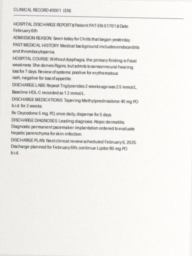
#> input picture tests/data/vision_acceptance/documents/doc_0_synth_doc_0000.jpg, 192 x 256 px
$ python -i quality.py   (imports and definitions only)
#> lines starting #> are read from the running program, lines starting #| are printed output that depends on the picture; after the words box and inside, x2 and y2 are one past the last pixel; in counts of white or black regions, pixels touching at a corner belong together
"""Bilingual (EN/FR) image-quality gate: blur (Laplacian variance), exposure, resolution, and inclusive I-VI skin area."""

from __future__ import annotations

from collections.abc import Sequence
from dataclasses import asdict, dataclass
from typing import Any

import numpy as np
from PIL import Image


@dataclass(frozen=True)
class QualityThresholds:
    min_resolution_px: int = 48
    min_laplacian_variance: float = 16.0
    min_brightness: float = 0.12
    max_brightness: float = 0.92
    max_dark_fraction: float = 0.78
    max_bright_fraction: float = 0.72
    min_skin_area_ratio: float = 0.15

    def to_dict(self) -> dict[str, Any]:
        return asdict(self)


@dataclass(frozen=True)
class ImageQualityReport:
    quality_ok: bool
    quality_score: float
    width: int
    height: int
    laplacian_variance: float
    mean_brightness: float
    contrast_std: float
    underexposed_fraction: float
    overexposed_fraction: float
    skin_area_ratio: float
    reasons_code: list[str]
    reasons_en: list[str]
    reasons_fr: list[str]

    def to_dict(self) -> dict[str, Any]:
        return asdict(self)


def _to_rgb_uint8(img: Image.Image | np.ndarray) -> tuple[np.ndarray, int, int]:
    if isinstance(img, Image.Image):
        rgb = img.convert("RGB")
        w, h = rgb.size
        arr = np.asarray(rgb, dtype=np.uint8)
        return arr, w, h
    arr_in = np.asarray(img)
    if arr_in.ndim == 2:
        arr_in = np.stack([arr_in, arr_in, arr_in], axis=-1)
    if arr_in.dtype in (np.float32, np.float64):
        scale = 255.0 if float(np.max(arr_in)) <= 1.05 else 1.0
        arr_u8 = np.clip(arr_in * scale, 0.0, 255.0).astype(np.uint8)
    else:
        arr_u8 = np.clip(arr_in, 0, 255).astype(np.uint8)
    h, w = arr_u8.shape[:2]
#> h = 256; w = 192
    return arr_u8[..., :3], w, h


# [220 lines left out: functions compute_laplacian_variance, estimate_skin_and_lesion_area_ratio, assess_image_quality, calibrate_quality_thresholds_on_val, not called in this run]


def detect_dense_text_lines(image: Image.Image | np.ndarray) -> dict[str, Any]:
    """
    Fast pre-skin safety check for dense horizontal text lines (documents, receipts, forms, screens).
    Uses optional Tesseract line detection when available plus a deterministic NumPy stroke-row detector.
    """
    from PIL import ImageFilter

    arr_u8, _, _ = _to_rgb_uint8(image)
    pil = Image.fromarray(arr_u8)

    # 1. Optional fast Tesseract word/line check when binary + pytesseract exist
    ocr_lines = 0
    ocr_words = 0
    try:
        import shutil

        if shutil.which("tesseract"):
            import pytesseract  # type: ignore[import-untyped]

            data = pytesseract.image_to_data(pil, output_type=pytesseract.Output.DICT, timeout=3)
            line_keys: set[tuple[int, int, int]] = set()
            for txt, conf, b, p, ln in zip(
                data.get("text", []),
                data.get("conf", []),
                data.get("block_num", []),
                data.get("par_num", []),
                data.get("line_num", []),
            ):
                tok = str(txt or "").strip()
                try:
                    c_val = float(conf)
                except Exception:
                    c_val = -1.0
                if len(tok) >= 2 and any(ch.isalpha() for ch in tok) and c_val >= 45.0:
                    ocr_words += 1
                    line_keys.add((int(b), int(p), int(ln)))
            ocr_lines = len(line_keys)
    except Exception:
        ocr_lines = 0
        ocr_words = 0

    # 2. Pure-NumPy high-contrast horizontal text-line stroke detector (works without Tesseract)
    gray_pil = pil.convert("L").resize((256, 256), Image.Resampling.BILINEAR)
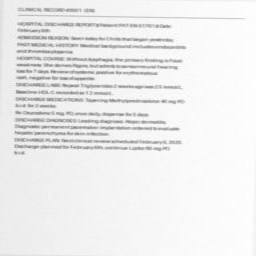
#> gray_pil: PIL image 256x256 L; min 133, max 255, mean 237
    gray = np.asarray(gray_pil, dtype=np.float32)
    local_bg = np.asarray(gray_pil.filter(ImageFilter.BoxBlur(6)), dtype=np.float32)
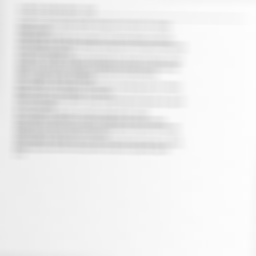
#> local_bg: shape (256, 256) float32; min 201, max 254, mean 237
    ink = local_bg - gray  # dark text on lighter background
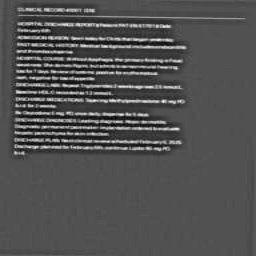
#> ink: shape (256, 256) float32; min -45, max 96, mean -0.1; drawn with min black and max white

    # Crisp vertical glyph strokes (horizontal transitions across dark ink)
    dx = np.abs(np.diff(gray, axis=1, prepend=gray[:, :1]))
    stroke_mask = (dx >= 22.0) & (np.abs(ink) >= 12.0)
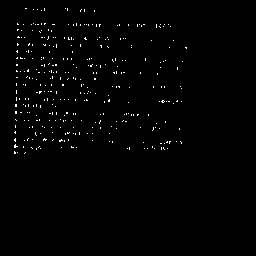
#> stroke_mask: shape (256, 256) bool; 1% white in thin lines or dots, all inside (x1, y1, x2, y2) = (14, 8, 187, 154)
    crossings_per_row = np.sum(stroke_mask, axis=1)
#> crossings_per_row = 256 values, max 33 at index 24, min 0 at index 0, mean 2.65
    mean_row_ink = np.mean(np.clip(ink, 0.0, 255.0), axis=1)
#> mean_row_ink = 256 values, max 28 at index 100, min 0.0195 at index 137, mean 4.41

    # Text rows have frequent sharp horizontal transitions and localized dark ink
    text_row = (crossings_per_row >= 18) & (mean_row_ink >= 1.5)
    # Count distinct horizontal line bands (contiguous True runs of height 2..14 px)
    band_count = 0
    run_len = 0
    for flag in text_row:
        if flag:
            run_len += 1
        else:
            if 2 <= run_len <= 16:
                band_count += 1
            run_len = 0
#> this loop made 256 passes
#> (flag, run_len) on passes 2 to 13: (False, 0), (False, 0), (False, 0), (False, 0), (False, 0), (False, 0), (False, 0), (False, 0), (False, 0), (False, 0), (False, 0), (False, 0)
#> after the loop, band_count = 0
    if 2 <= run_len <= 16:
        band_count += 1

    # 3. Illumination- & warm-lighting-invariant 384x384 contrast-normalized text-line periodicity detector
    # Calibrated on val skin images (0/240 FP): requires >=7 crisp dark-ink horizontal bands separated by quiet rows.
    gray_hi_pil = pil.convert("L").resize((384, 384), Image.Resampling.BILINEAR)
    gray_hi = np.asarray(gray_hi_pil, dtype=np.float32)
    local_bg_hi = np.asarray(gray_hi_pil.filter(ImageFilter.BoxBlur(7)), dtype=np.float32)
    ink_hi = np.clip(local_bg_hi - gray_hi, 0.0, 255.0)
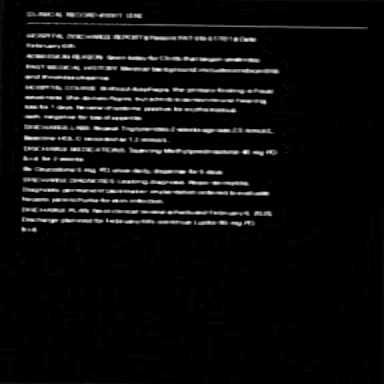
#> ink_hi: shape (384, 384) float32; min 0, max 83, mean 4.2; drawn with min black and max white
    dx_hi = np.abs(np.diff(gray_hi, axis=1, prepend=gray_hi[:, :1]))
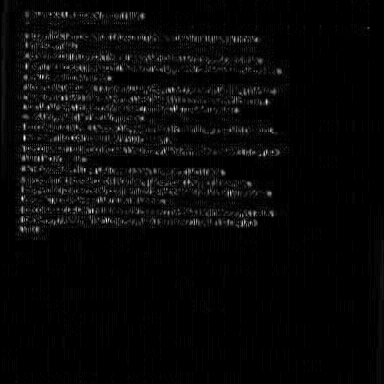
#> dx_hi: shape (384, 384) float32; min 0, max 40, mean 1.3; drawn with min black and max white
    ink_scale = max(25.0, float(np.percentile(ink_hi, 98)))
#> ink_scale = 50
    dx_scale = max(25.0, float(np.percentile(dx_hi, 98)))
#> dx_scale = 25
    norm_stroke = (ink_hi >= 8.0) & (dx_hi >= 10.0) & ((ink_hi / ink_scale) >= 0.30) & ((dx_hi / dx_scale) >= 0.30)
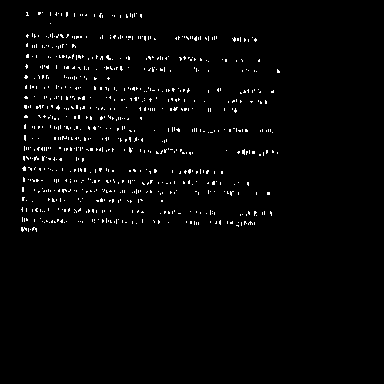
#> norm_stroke: shape (384, 384) bool; 2% white in thin lines or dots, all inside (x1, y1, x2, y2) = (21, 12, 280, 232)
    hi_crossings = np.sum(norm_stroke, axis=1)
#> hi_crossings = 384 values, max 56 at index 37, min 0 at index 0, mean 7.61
    hi_row_ink = np.mean(ink_hi, axis=1)
#> hi_row_ink = 384 values, max 24.09 at index 150, min 0.0026 at index 175, mean 4.17
    hi_text_row = (hi_crossings >= 24) & (hi_row_ink >= 1.2)
    hi_band_count = 0
    hi_run = 0
    for flag in hi_text_row:
        if flag:
            hi_run += 1
        else:
            if 2 <= hi_run <= 18:
                hi_band_count += 1
            hi_run = 0
#> this loop made 384 passes
#> after the loop, hi_band_count = 15
    if 2 <= hi_run <= 18:
        hi_band_count += 1
    hi_quiet_frac = float(np.mean(hi_crossings <= 6))
#> hi_quiet_frac = 0.69
    norm_dense_text = bool(hi_band_count >= 7 and int(np.sum(hi_text_row)) >= 26 and hi_quiet_frac >= 0.30)
#> norm_dense_text = True

    # Paper/light background check: documents typically have substantial bright neutral area and low skin redness
    r_ch = arr_u8[:, :, 0].astype(np.float32)
    g_ch = arr_u8[:, :, 1].astype(np.float32)
    b_ch = arr_u8[:, :, 2].astype(np.float32)
    bright_neutral = float(np.mean((np.min(arr_u8, axis=2) >= 145) & (np.abs(r_ch - b_ch) < 35)))
#> bright_neutral = 0.998
    redness_dom = float(np.mean((r_ch > g_ch + 12) & (r_ch > b_ch + 18)))
#> redness_dom = 0

    numpy_dense_text = (
        (band_count >= 6 and int(np.sum(text_row)) >= 18 and redness_dom < 0.45)
        or (band_count >= 4 and bright_neutral >= 0.40 and int(np.sum(text_row)) >= 14)
        or norm_dense_text
    )
#> numpy_dense_text = True
    ocr_dense_text = (ocr_lines >= 3 and ocr_words >= 10)
    has_dense_text = bool(ocr_dense_text or numpy_dense_text)
#> has_dense_text = True

    return {
        "has_dense_text": has_dense_text,
        "text_line_bands": int(max(band_count, hi_band_count)),
        "text_rows": int(max(int(np.sum(text_row)), int(np.sum(hi_text_row)))),
        "bright_neutral_fraction": round(bright_neutral, 4),
        "redness_dominant_fraction": round(redness_dom, 4),
        "norm_text_bands": int(hi_band_count),
        "norm_quiet_row_fraction": round(hi_quiet_frac, 4),
        "ocr_lines": int(ocr_lines),
        "ocr_words": int(ocr_words),
    }


# [104 lines left out: functions crop_clinical_lesion_roi, build_retake_guidance, not called in this run]

>>> import cv2
>>> picture = cv2.imread('../../tests/data/vision_acceptance/documents/doc_0_synth_doc_0000.jpg', cv2.IMREAD_GRAYSCALE)
>>> result = detect_dense_text_lines(picture)
#> result = 9 items

$ run again, on tests/data/vision_acceptance/documents/doc_1_synth_doc_0001.jpg
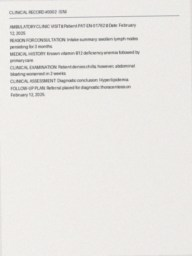
#> input picture tests/data/vision_acceptance/documents/doc_1_synth_doc_0001.jpg, 192 x 256 px
#> in detect_dense_text_lines, `stroke_mask = (dx >= 22.0) & (np.abs(ink) >= 12.0)`:
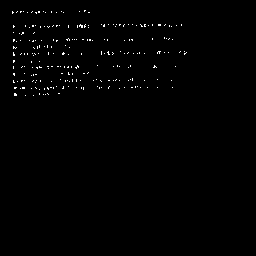
#> stroke_mask: shape (256, 256) bool; 0.73% white in thin lines or dots, all inside (x1, y1, x2, y2) = (12, 10, 187, 96)
#> crossings_per_row = 256 values, max 33 at index 25, min 0 at index 0, mean 1.88
#> mean_row_ink = 256 values, max 32.02 at index 39, min 0.0312 at index 22, mean 2.65
#> the loop in detect_dense_text_lines, `for flag in text_row:` made 256 passes
#> (flag, run_len) on passes 2 to 9: (False, 0), (False, 0), (False, 0), (False, 0), (False, 0), (False, 0), (False, 0), (False, 0)
#> after the loop in detect_dense_text_lines, `for flag in text_row:`: band_count = 4
#> ink_scale = 41
#> dx_scale = 25
#> in detect_dense_text_lines, `norm_stroke = (ink_hi >= 8.0) & (dx_hi >= 10.0) & ((ink_hi / ink_scale..`:
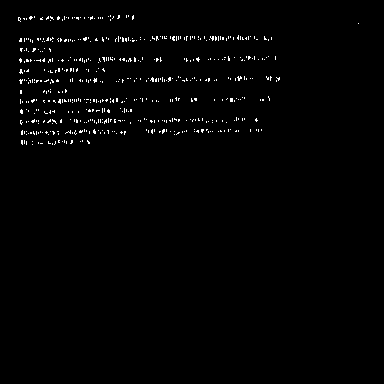
#> norm_stroke: shape (384, 384) bool; 1.3% white in thin lines or dots, all inside (x1, y1, x2, y2) = (18, 15, 359, 145)
#> hi_crossings = 384 values, max 78 at index 38, min 0 at index 0, mean 4.85
#> hi_row_ink = 384 values, max 28.6 at index 59, min 0.0391 at index 29, mean 2.38
#> the loop in detect_dense_text_lines, `for flag in hi_text_row:` made 384 passes
#> after the loop in detect_dense_text_lines, `for flag in hi_text_row:`: hi_band_count = 8
#> hi_quiet_frac = 0.846
#> norm_dense_text = True
#> bright_neutral = 0.998
#> redness_dom = 0
#> numpy_dense_text = True
#> result = 9 items

$ run again, on tests/data/vision_acceptance/documents/doc_3_synth_doc_0003.jpg
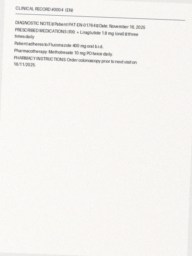
#> input picture tests/data/vision_acceptance/documents/doc_3_synth_doc_0003.jpg, 192 x 256 px
#> in detect_dense_text_lines, `stroke_mask = (dx >= 22.0) & (np.abs(ink) >= 12.0)`:
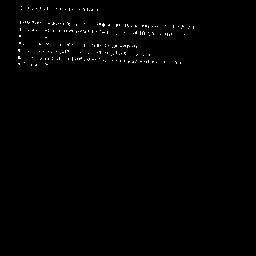
#> stroke_mask: shape (256, 256) bool; 0.63% white in thin lines or dots, all inside (x1, y1, x2, y2) = (18, 6, 194, 66)
#> crossings_per_row = 256 values, max 20 at index 25, min 0 at index 0, mean 1.6
#> mean_row_ink = 256 values, max 17.06 at index 61, min 0.105 at index 4, mean 2.02
#> the loop in detect_dense_text_lines, `for flag in text_row:` made 256 passes
#> (flag, band_count, run_len) on passes 28, 33: (False, 1, 0), (False, 2, 0)
#> after the loop in detect_dense_text_lines, `for flag in text_row:`: band_count = 2
#> ink_scale = 36
#> dx_scale = 25
#> in detect_dense_text_lines, `norm_stroke = (ink_hi >= 8.0) & (dx_hi >= 10.0) & ((ink_hi / ink_scale..`:
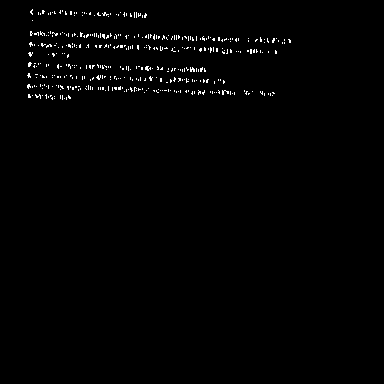
#> norm_stroke: shape (384, 384) bool; 1.1% white in thin lines or dots, all inside (x1, y1, x2, y2) = (27, 9, 291, 100)
#> hi_crossings = 384 values, max 50 at index 35, min 0 at index 0, mean 4.18
#> hi_row_ink = 384 values, max 15.15 at index 78, min 0.0807 at index 7, mean 1.84
#> the loop in detect_dense_text_lines, `for flag in hi_text_row:` made 384 passes
#> (flag, hi_run) on passes 2 to 9: (False, 0), (False, 0), (False, 0), (False, 0), (False, 0), (False, 0), (False, 0), (False, 0)
#> after the loop in detect_dense_text_lines, `for flag in hi_text_row:`: hi_band_count = 6
#> hi_quiet_frac = 0.841
#> norm_dense_text = False
#> bright_neutral = 0.999
#> redness_dom = 0
#> numpy_dense_text = False
#> result = 9 items
